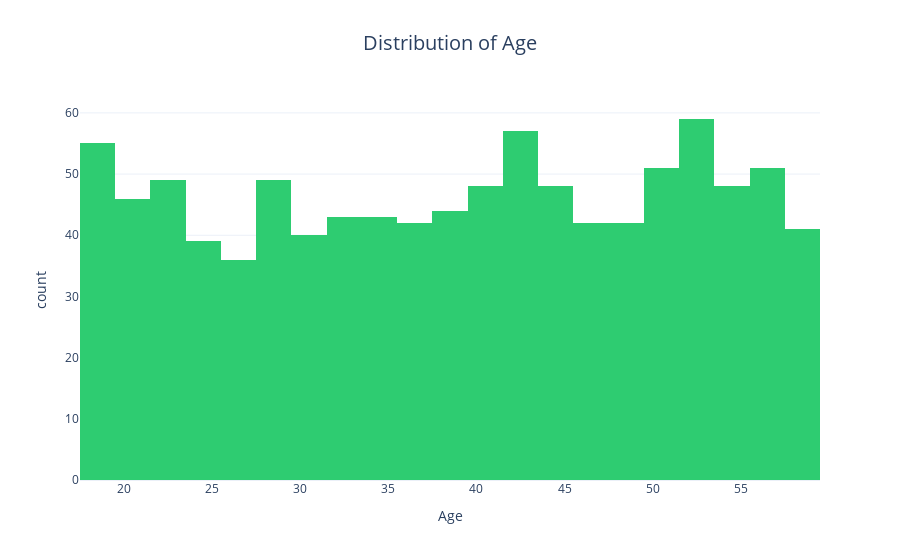
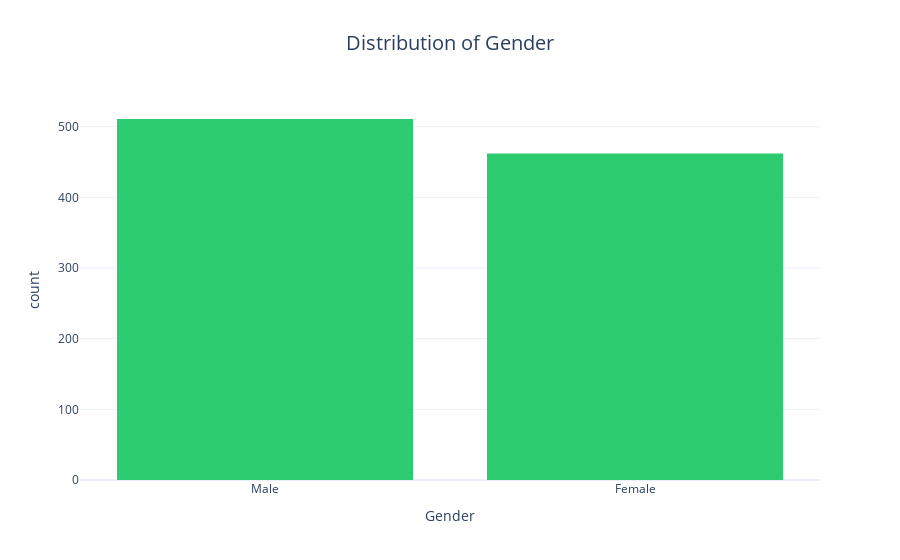
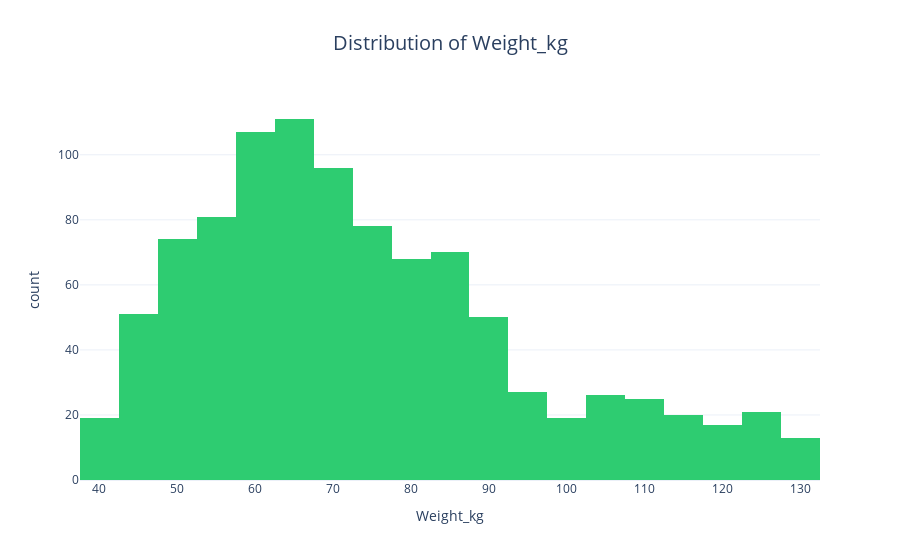
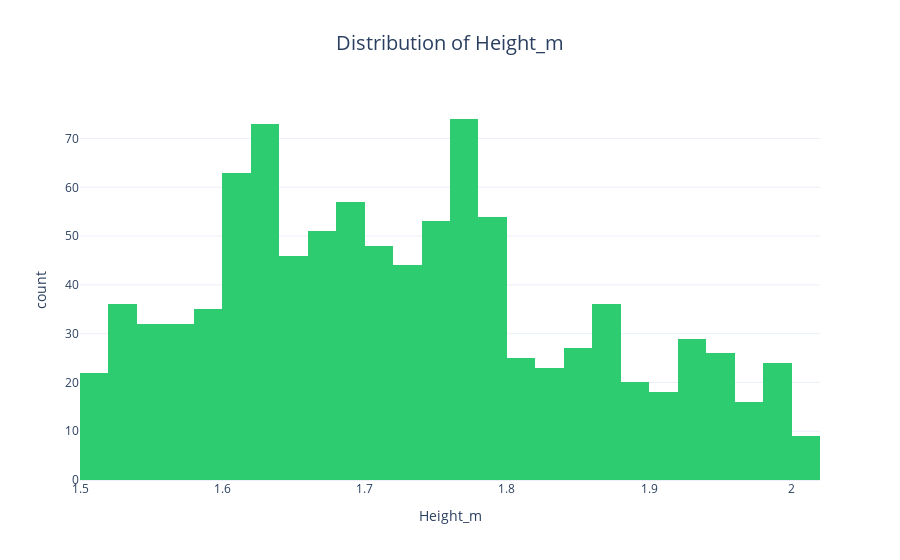

The code cell stored with these charts, in order, in its notebook:
### Markdown cell above
Analiza wartości odstających:

### Code cell
import plotly.express as px
for column in df_imputed.columns:
    fig = px.histogram(df_imputed, x=column, title=f'Distribution of {column}',
                      color_discrete_sequence=['#2ecc71'],
                      template='plotly_white')
    
    fig.update_layout(
        showlegend=False,
        title_x=0.5,
        title_font_size=20,
        xaxis_title_font_size=14,
        yaxis_title_font_size=14
    )
    
    fig.show()

### Figure 1 — Plotly figure (JSON) as saved in the notebook; plotly's stock layout.template omitted (floating-point values rounded to 4 significant figures; data arrays with more than 128 entries replaced by an {"elided": "..."} marker saying what was removed)
{"data": [{"alignmentgroup": "True", "bingroup": "x", "hovertemplate": "Age=%{x}<br>count=%{y}<extra></extra>", "legendgroup": "", "marker": {"color": "#2ecc71", "pattern": {"shape": ""}}, "name": "", "offsetgroup": "", "orientation": "v", "showlegend": false, "type": "histogram", "x": {"elided": "973 int values"}, "xaxis": "x", "yaxis": "y"}], "layout": {"barmode": "relative", "legend": {"tracegroupgap": 0}, "showlegend": false, "title": {"font": {"size": 20}, "text": "Distribution of Age", "x": 0.5}, "xaxis": {"anchor": "y", "domain": [0, 1], "title": {"font": {"size": 14}, "text": "Age"}}, "yaxis": {"anchor": "x", "domain": [0, 1], "title": {"font": {"size": 14}, "text": "count"}}}}

### Figure 2 — Plotly figure (JSON) as saved in the notebook; plotly's stock layout.template omitted (floating-point values rounded to 4 significant figures; data arrays with more than 128 entries replaced by an {"elided": "..."} marker saying what was removed)
{"data": [{"alignmentgroup": "True", "bingroup": "x", "hovertemplate": "Gender=%{x}<br>count=%{y}<extra></extra>", "legendgroup": "", "marker": {"color": "#2ecc71", "pattern": {"shape": ""}}, "name": "", "offsetgroup": "", "orientation": "v", "showlegend": false, "type": "histogram", "x": {"elided": "973 str values"}, "xaxis": "x", "yaxis": "y"}], "layout": {"barmode": "relative", "legend": {"tracegroupgap": 0}, "showlegend": false, "title": {"font": {"size": 20}, "text": "Distribution of Gender", "x": 0.5}, "xaxis": {"anchor": "y", "domain": [0, 1], "title": {"font": {"size": 14}, "text": "Gender"}}, "yaxis": {"anchor": "x", "domain": [0, 1], "title": {"font": {"size": 14}, "text": "count"}}}}

### Figure 3 — Plotly figure (JSON) as saved in the notebook; plotly's stock layout.template omitted (floating-point values rounded to 4 significant figures; data arrays with more than 128 entries replaced by an {"elided": "..."} marker saying what was removed)
{"data": [{"alignmentgroup": "True", "bingroup": "x", "hovertemplate": "Weight_kg=%{x}<br>count=%{y}<extra></extra>", "legendgroup": "", "marker": {"color": "#2ecc71", "pattern": {"shape": ""}}, "name": "", "offsetgroup": "", "orientation": "v", "showlegend": false, "type": "histogram", "x": {"elided": "973 float values"}, "xaxis": "x", "yaxis": "y"}], "layout": {"barmode": "relative", "legend": {"tracegroupgap": 0}, "showlegend": false, "title": {"font": {"size": 20}, "text": "Distribution of Weight_kg", "x": 0.5}, "xaxis": {"anchor": "y", "domain": [0, 1], "title": {"font": {"size": 14}, "text": "Weight_kg"}}, "yaxis": {"anchor": "x", "domain": [0, 1], "title": {"font": {"size": 14}, "text": "count"}}}}

### Figure 4 — Plotly figure (JSON) as saved in the notebook; plotly's stock layout.template omitted (floating-point values rounded to 4 significant figures; data arrays with more than 128 entries replaced by an {"elided": "..."} marker saying what was removed)
{"data": [{"alignmentgroup": "True", "bingroup": "x", "hovertemplate": "Height_m=%{x}<br>count=%{y}<extra></extra>", "legendgroup": "", "marker": {"color": "#2ecc71", "pattern": {"shape": ""}}, "name": "", "offsetgroup": "", "orientation": "v", "showlegend": false, "type": "histogram", "x": {"elided": "973 float values"}, "xaxis": "x", "yaxis": "y"}], "layout": {"barmode": "relative", "legend": {"tracegroupgap": 0}, "showlegend": false, "title": {"font": {"size": 20}, "text": "Distribution of Height_m", "x": 0.5}, "xaxis": {"anchor": "y", "domain": [0, 1], "title": {"font": {"size": 14}, "text": "Height_m"}}, "yaxis": {"anchor": "x", "domain": [0, 1], "title": {"font": {"size": 14}, "text": "count"}}}}
